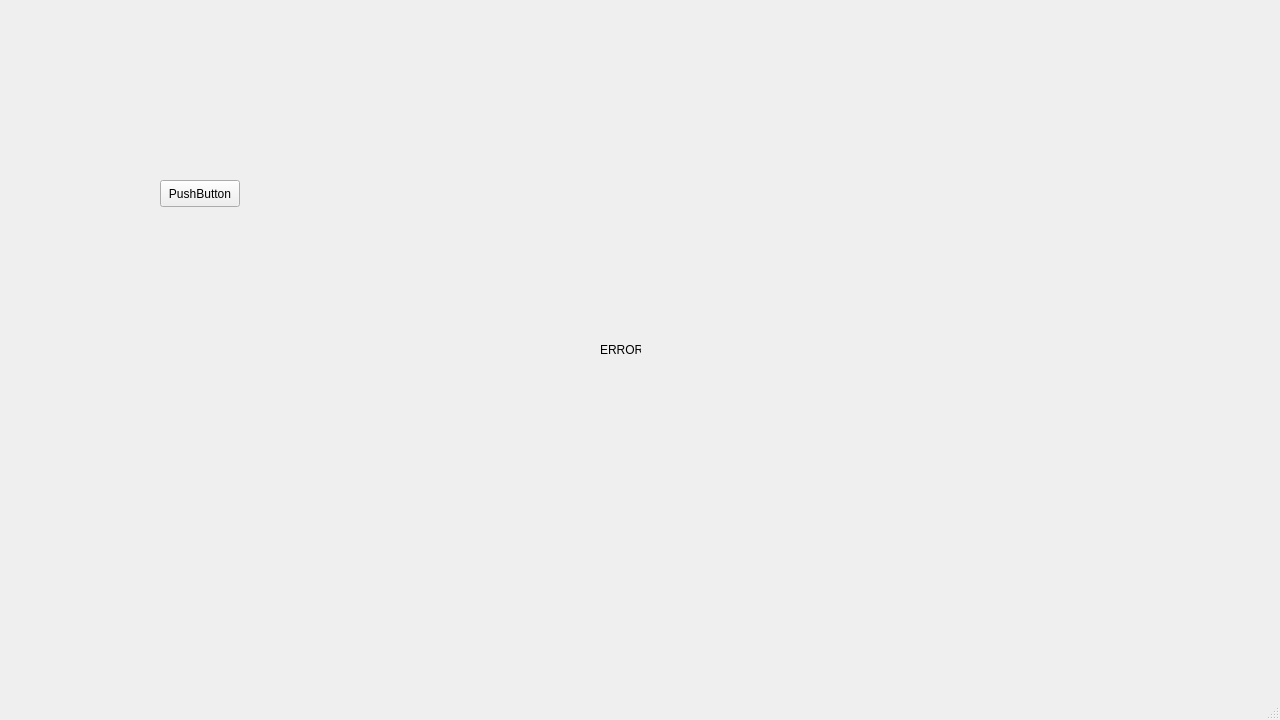
<?xml version="1.0" encoding="UTF-8"?>
<ui version="4.0">
 <class>MainWindow</class>
 <widget class="QMainWindow" name="MainWindow">
  <property name="geometry">
   <rect>
    <x>0</x>
    <y>0</y>
    <width>1280</width>
    <height>720</height>
   </rect>
  </property>
  <property name="windowTitle">
   <string>MainWindow</string>
  </property>
  <widget class="QWidget" name="centralwidget">
   <widget class="QLabel" name="label">
    <property name="geometry">
     <rect>
      <x>600</x>
      <y>340</y>
      <width>41</width>
      <height>19</height>
     </rect>
    </property>
    <property name="text">
     <string>ERROR</string>
    </property>
   </widget>
   <widget class="QPushButton" name="pushButton">
    <property name="geometry">
     <rect>
      <x>160</x>
      <y>180</y>
      <width>80</width>
      <height>27</height>
     </rect>
    </property>
    <property name="text">
     <string>PushButton</string>
    </property>
   </widget>
  </widget>
  <widget class="QMenuBar" name="menubar">
   <property name="geometry">
    <rect>
     <x>0</x>
     <y>0</y>
     <width>1280</width>
     <height>24</height>
    </rect>
   </property>
  </widget>
  <widget class="QStatusBar" name="statusbar"/>
 </widget>
 <resources/>
 <connections/>
</ui>
